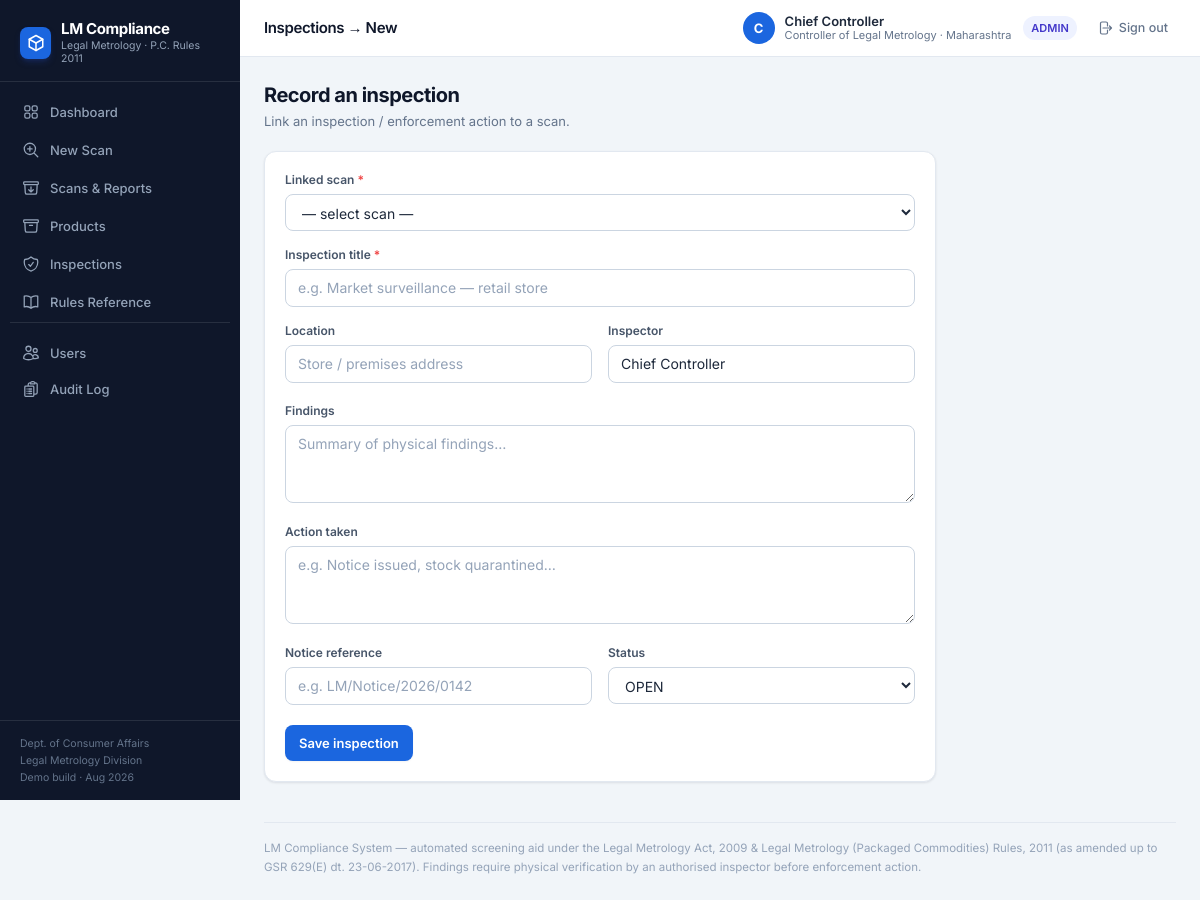
Screenshot of /inspection/new (signed in) with the database file from the repository.
### tables this page shows
CREATE TABLE users (
  id INTEGER PRIMARY KEY AUTOINCREMENT,
  username TEXT UNIQUE NOT NULL,
  password_hash TEXT NOT NULL,
  full_name TEXT NOT NULL,
  role TEXT NOT NULL CHECK(role IN ('admin','inspector','viewer')),
  designation TEXT DEFAULT '',
  state TEXT DEFAULT '',
  is_active INTEGER DEFAULT 1,
  created_at TEXT DEFAULT (datetime('now','localtime'))
);

### app.py (the view, shortened to what this page needs)
@app.route("/inspection/new", methods=["GET", "POST"])
@role_required("admin", "inspector")
def inspection_new():
    conn = db.get_conn()
    scans_ = conn.execute("SELECT id, scan_code, product_name, overall_status FROM scans ORDER BY id DESC").fetchall()
    conn.close()
    return render_template("inspection_new.html", scans_=scans_)

### app.py (called while the page is built)
def current_user():
    uid = session.get("uid")
    if not uid:
        u = _user_from_token(request.args.get("token") or request.headers.get("X-Auth-Token"))
        if u:
            return u
        return None
    conn = db.get_conn()
    u = conn.execute("SELECT * FROM users WHERE id=? AND is_active=1", (uid,)).fetchone()
    conn.close()
    return u

def role_required(*roles):
    def deco(f):
        @wraps(f)
        def w(*a, **k):
            u = current_user()
            if not u:
                return redirect(url_for("login"))
            if u["role"] not in roles:
                flash("Access denied — insufficient role.", "danger")
                return redirect(url_for("dashboard"))
            return f(*a, **k)
        return w
    return deco

@app.context_processor
def inject_globals():
    return {"cur_user": current_user(), "now": datetime.now()}

### core/db.py (called while the page is built)
def get_conn():
    conn = sqlite3.connect(DB_PATH)
    conn.row_factory = sqlite3.Row
    conn.execute("PRAGMA foreign_keys=ON")
    return conn

### templates/inspection_new.html (shortened to what this page needs)
{% extends "base.html" %}
{% block crumb %}Inspections → New{% endblock %}
{% block content %}
<div class="mb-5">
  <h1 class="text-xl font-bold text-slate-900 tracking-tight">Record an inspection</h1>
  <p class="text-[13px] text-slate-500 mt-0.5">Link an inspection / enforcement action to a scan.</p>
</div>
<div class="card max-w-2xl p-5">
  <form method="post">
    <div class="mb-4">
      <label class="label" for="scan_id">Linked scan <span class="text-red-500">*</span></label>
      <select id="scan_id" class="input" name="scan_id" required>
        <option value="">— select scan —</option>
      </select>
    </div>
    <div class="mb-4">
      <label class="label" for="title">Inspection title <span class="text-red-500">*</span></label>
      <input id="title" class="input" type="text" name="title" required placeholder="e.g. Market surveillance — retail store">
    </div>
    <div class="grid md:grid-cols-2 gap-4">
      <div class="mb-1">
        <label class="label" for="loc">Location</label>
        <input id="loc" class="input" type="text" name="location" placeholder="Store / premises address">
      </div>
      <div class="mb-1">
        <label class="label" for="insp">Inspector</label>
        <input id="insp" class="input" type="text" name="inspector" value="{{ cur_user['full_name'] }}">
      </div>
    </div>
    <div class="my-4">
      <label class="label" for="findings">Findings</label>
      <textarea id="findings" class="input" name="findings" rows="3" placeholder="Summary of physical findings…"></textarea>
    </div>
    <div class="mb-4">
      <label class="label" for="action">Action taken</label>
      <textarea id="action" class="input" name="action_taken" rows="3" placeholder="e.g. Notice issued, stock quarantined…"></textarea>
    </div>
    <div class="grid md:grid-cols-2 gap-4 mb-5">
      <div>
        <label class="label" for="notice">Notice reference</label>
        <input id="notice" class="input" type="text" name="notice_ref" placeholder="e.g. LM/Notice/2026/0142">
      </div>
      <div>
        <label class="label" for="st">Status</label>
        <select id="st" class="input" name="status">
          <option>OPEN</option><option>NOTICE ISSUED</option><option>RESOLVED</option><option>CLOSED</option>
        </select>
      </div>
    </div>
    <button class="btn-primary">Save inspection</button>
  </form>
</div>
{% endblock %}

### templates/base.html (shortened to what this page needs)
<!doctype html>
<html lang="en">
<head>
<link rel="stylesheet" href="{{ url_for('static', filename='fonts/fonts.css') }}">
<link rel="stylesheet" href="{{ url_for('static', filename='css/ui.css') }}">
</head>
<body class="bg-slate-100">
<div class="flex min-h-screen">
  <aside class="w-60 shrink-0 bg-slate-900 text-slate-300 flex flex-col sticky top-0 h-screen">
    <div class="px-5 pt-5 pb-4 border-b border-white/10">
      <div class="flex items-center gap-2.5">
        <div class="w-8 h-8 rounded-lg bg-brand-600 flex items-center justify-center text-white shadow-md shadow-blue-900/40">
          <svg class="w-4.5 h-4.5" style="width:18px;height:18px" viewBox="0 0 24 24" fill="none" stroke="currentColor" stroke-width="2" stroke-linecap="round" stroke-linejoin="round"><path d="M12 2 3 7v10l9 5 9-5V7l-9-5z"/><path d="m3 7 9 5 9-5"/><path d="M12 12v10"/></svg>
        </div>
        <div>
          <div class="text-[15px] font-bold text-white leading-tight tracking-tight">LM Compliance</div>
          <div class="text-[10.5px] text-slate-400 leading-tight">Legal Metrology · P.C. Rules 2011</div>
        </div>
      </div>
    </div>
    <nav class="flex-1 py-3 px-2.5 space-y-0.5 overflow-y-auto">
      {% set navs = [
        ('dashboard', 'dashboard', 'Dashboard'),
        ('scan_new', 'scan', 'New Scan'),
        ('scans', 'archive', 'Scans & Reports'),
        ('products', 'box', 'Products'),
        ('inspections', 'shield', 'Inspections'),
        ('docs', 'book', 'Rules Reference')
      ] %}
      {% for ep, icon, lbl in navs %}
      <a href="{{ url_for(ep) }}" class="flex items-center gap-2.5 px-3 py-2 rounded-lg text-[13px] font-medium transition
        {{ 'bg-white/10 text-white' if request.endpoint == ep else 'text-slate-400 hover:text-white hover:bg-white/5' }}">
        <svg class="w-[18px] h-[18px] shrink-0" viewBox="0 0 24 24" fill="none" stroke="currentColor" stroke-width="1.7" stroke-linecap="round" stroke-linejoin="round">{{ icons[icon]|safe }}</svg>
        {{ lbl }}
      </a>
      {% endfor %}
      {% if cur_user and cur_user['role'] == 'admin' %}
      <div class="pt-3 mt-3 border-t border-white/10">
        <a href="{{ url_for('users') }}" class="flex items-center gap-2.5 px-3 py-2 rounded-lg text-[13px] font-medium transition {{ 'bg-white/10 text-white' if request.endpoint == 'users' else 'text-slate-400 hover:text-white hover:bg-white/5' }}">
          <svg class="w-[18px] h-[18px] shrink-0" viewBox="0 0 24 24" fill="none" stroke="currentColor" stroke-width="1.7" stroke-linecap="round" stroke-linejoin="round">{{ icons['users']|safe }}</svg>
          Users
        </a>
        <a href="{{ url_for('audit') }}" class="flex items-center gap-2.5 px-3 py-2 rounded-lg text-[13px] font-medium transition {{ 'bg-white/10 text-white' if request.endpoint == 'audit' else 'text-slate-400 hover:text-white hover:bg-white/5' }}">
          <svg class="w-[18px] h-[18px] shrink-0" viewBox="0 0 24 24" fill="none" stroke="currentColor" stroke-width="1.7" stroke-linecap="round" stroke-linejoin="round">{{ icons['audit']|safe }}</svg>
          Audit Log
        </a>
      </div>
      {% endif %}
    </nav>
    <div class="px-5 py-3.5 border-t border-white/10 text-[10.5px] text-slate-500 leading-relaxed">
      Dept. of Consumer Affairs<br>Legal Metrology Division<br>Demo build · Aug 2026
    </div>
  </aside>
  <div class="flex-1 min-w-0 flex flex-col">
    <header class="bg-white border-b border-slate-200 px-6 py-3 flex items-center justify-between gap-4 sticky top-0 z-30">
      <div class="text-[15px] font-semibold text-slate-900 tracking-tight">{% block crumb %}{% endblock %}</div>
      {% if cur_user %}
      <div class="flex items-center gap-3">
        <div class="hidden sm:flex items-center gap-2.5">
          <div class="w-8 h-8 rounded-full bg-brand-600 text-white flex items-center justify-center text-[13px] font-bold">{{ cur_user['full_name'][:1]|upper }}</div>
          <div class="leading-tight">
            <div class="text-[13px] font-semibold text-slate-800">{{ cur_user['full_name'] }}</div>
            <div class="text-[11px] text-slate-500">{{ cur_user['designation'] or cur_user['role']|capitalize }} · {{ cur_user['state'] or '—' }}</div>
          </div>
        </div>
        <span class="pill {{ 'bg-slate-100 text-slate-600' if cur_user['role']=='viewer' else ('bg-blue-50 text-blue-700' if cur_user['role']=='inspector' else 'bg-indigo-50 text-indigo-700') }} hidden sm:inline-flex">{{ cur_user['role']|upper }}</span>
        <a href="{{ url_for('logout') }}" onclick="lmLogout(event)" class="inline-flex items-center gap-1.5 text-[12.5px] font-medium text-slate-500 hover:text-slate-800 transition px-2 py-1.5 rounded-lg hover:bg-slate-100">
          <svg class="w-4 h-4" viewBox="0 0 24 24" fill="none" stroke="currentColor" stroke-width="1.8" stroke-linecap="round" stroke-linejoin="round"><path d="M15.75 9V5.25A2.25 2.25 0 0 0 13.5 3h-6a2.25 2.25 0 0 0-2.25 2.25v13.5A2.25 2.25 0 0 0 7.5 21h6a2.25 2.25 0 0 0 2.25-2.25V15m3 0 3-3m0 0-3-3m3 3H9"/></svg>
          Sign out
        </a>
      </div>
      {% endif %}
    </header>
    <main class="flex-1 px-6 py-6 max-w-[1280px] w-full mx-auto">
      {% block content %}{% endblock %}
      <footer class="mt-10 pt-4 border-t border-slate-200 text-[11.5px] text-slate-400 leading-relaxed">
        LM Compliance System — automated screening aid under the Legal Metrology Act, 2009 &amp; Legal
        Metrology (Packaged Commodities) Rules, 2011 (as amended up to GSR 629(E) dt. 23-06-2017).
        Findings require physical verification by an authorised inspector before enforcement action.
      </footer>
    </main>
  </div>
</div>
</body>
</html>

### rows the page displays
users: full_name "C", full_name "Chief Controller", designation "Controller of Legal Metrology", state "Maharashtra", role "ADMIN", inspector "Chief Controller"

### other values shown
{{ lbl }} "Dashboard" "New Scan" "Scans & Reports" "Products" "Inspections" "Rules Reference"
